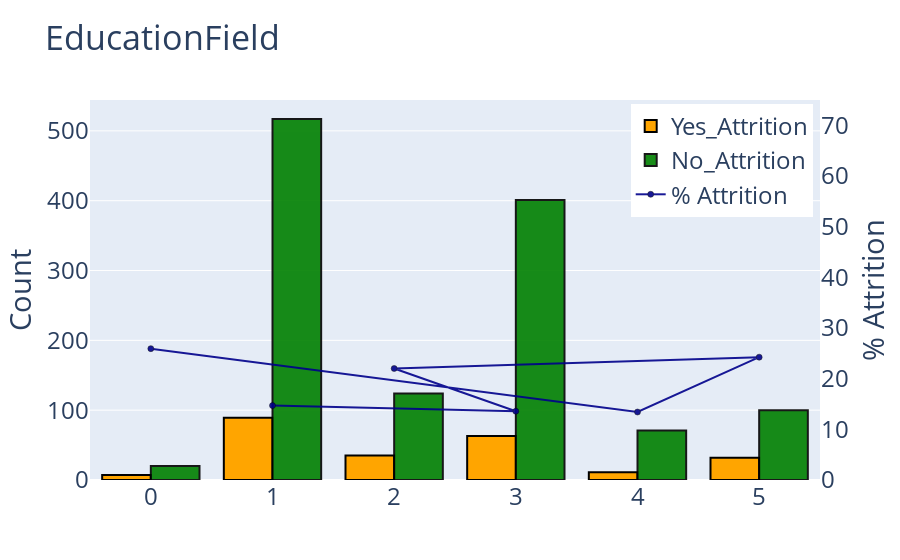

Write notebook code for a chart like this one.
### Code cell
barplot('EducationField', True)

### Figure 1 — Plotly figure (JSON) as saved in the notebook; plotly's stock layout.template omitted (floating-point values rounded to 4 significant figures)
{"data": [{"marker": {"color": "orange", "line": {"color": "#000000", "width": 2}}, "name": "Yes_Attrition", "type": "bar", "x": [1, 3, 2, 5, 4, 0], "y": [89, 63, 35, 32, 11, 7]}, {"marker": {"color": "green", "line": {"color": "#000000", "width": 2}}, "name": "No_Attrition", "opacity": 0.9, "type": "bar", "x": [1, 3, 2, 5, 4, 0], "y": [517, 401, 124, 100, 71, 20]}, {"marker": {"color": "darkblue", "line": {"color": "#000000", "width": 0.5}}, "name": "% Attrition", "opacity": 0.9, "type": "scatter", "x": [0, 4, 5, 2, 3, 1], "y": [25.93, 13.41, 24.24, 22.01, 13.58, 14.69], "yaxis": "y2"}], "layout": {"font": {"size": 24}, "legend": {"x": 0.99, "xanchor": "right", "y": 0.99, "yanchor": "top"}, "title": {"text": "EducationField"}, "yaxis": {"title": {"text": "Count"}}, "yaxis2": {"anchor": "x", "overlaying": "y", "range": [0, 75], "showgrid": false, "side": "right", "title": {"text": "% Attrition"}, "zeroline": false}}}
